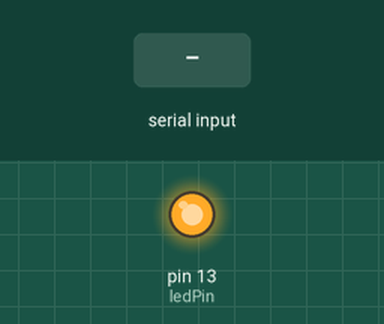
This sketch was run on a simulated Arduino Uno, built with avr-gcc and run on an emulated ATmega328P. Parts: output pins drawn as LEDs (lit = HIGH). The test bench sets the inputs (shaded band). What the sketch prints to the serial monitor is not drawn.

Above: at 0.1 s.
At 3.2 s:
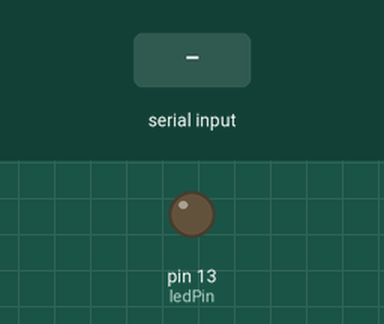
3.3 s: "s" received over Serial
Timing chart, 0 to 6.3 s (numbered marks = the images above; inputs shaded):
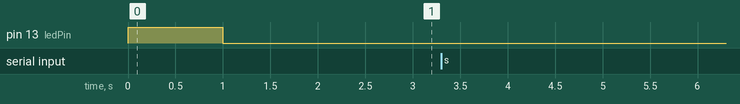

The sketch:

serialTest.ino
```cpp
const int ledPin = 13;
char input='0';

void setup()
{
  pinMode(ledPin, OUTPUT);
  Serial.begin(9600);
  digitalWrite(ledPin,HIGH);
  delay(1000);
  digitalWrite(ledPin,LOW);
  delay(1000);
  Serial.println();
}

void loop()
{
  if (Serial.available())
  {
    input = Serial.read();
//    light(input - '0');
    if(input=='s')
    {
      Serial.println("T");
    }
  }
  delay(500);
}

void light(int n)
{
    for(int i=0;i<n;i++)
  {
    digitalWrite(ledPin,HIGH);
    delay(1000);
    digitalWrite(ledPin,LOW);
    delay(1000);
  }
}
```

Measured:
- after the input at 3.3 s, every drawn part: stays the same
